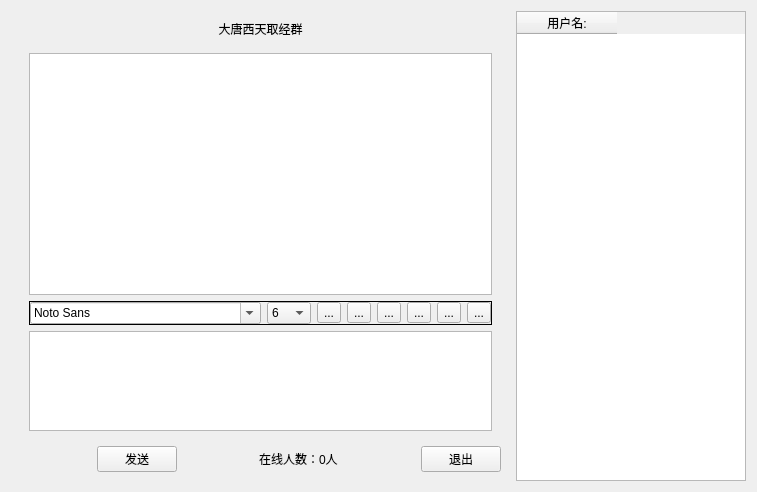
<?xml version="1.0" encoding="UTF-8"?>
<ui version="4.0">
 <class>Widget</class>
 <widget class="QWidget" name="Widget">
  <property name="geometry">
   <rect>
    <x>0</x>
    <y>0</y>
    <width>757</width>
    <height>492</height>
   </rect>
  </property>
  <property name="windowTitle">
   <string>Widget</string>
  </property>
  <layout class="QHBoxLayout" name="horizontalLayout_7">
   <item>
    <widget class="QWidget" name="widget_7" native="true">
     <layout class="QHBoxLayout" name="horizontalLayout_6">
      <property name="leftMargin">
       <number>0</number>
      </property>
      <property name="topMargin">
       <number>0</number>
      </property>
      <property name="rightMargin">
       <number>0</number>
      </property>
      <property name="bottomMargin">
       <number>0</number>
      </property>
      <item>
       <widget class="QWidget" name="widget_6" native="true">
        <layout class="QHBoxLayout" name="horizontalLayout_5">
         <property name="leftMargin">
          <number>0</number>
         </property>
         <property name="topMargin">
          <number>0</number>
         </property>
         <property name="rightMargin">
          <number>0</number>
         </property>
         <property name="bottomMargin">
          <number>0</number>
         </property>
         <item>
          <widget class="QWidget" name="widget_5" native="true">
           <layout class="QVBoxLayout" name="verticalLayout_2">
            <item>
             <widget class="QLabel" name="label">
              <property name="text">
               <string>大唐西天取经群</string>
              </property>
              <property name="alignment">
               <set>Qt::AlignCenter</set>
              </property>
             </widget>
            </item>
            <item>
             <widget class="QWidget" name="widget_4" native="true">
              <layout class="QHBoxLayout" name="horizontalLayout_3">
               <property name="leftMargin">
                <number>0</number>
               </property>
               <property name="topMargin">
                <number>0</number>
               </property>
               <property name="rightMargin">
                <number>0</number>
               </property>
               <property name="bottomMargin">
                <number>0</number>
               </property>
               <item>
                <widget class="QWidget" name="widget_2" native="true">
                 <layout class="QVBoxLayout" name="verticalLayout">
                  <item>
                   <widget class="QWidget" name="widget" native="true">
                    <layout class="QHBoxLayout" name="horizontalLayout">
                     <property name="leftMargin">
                      <number>0</number>
                     </property>
                     <property name="topMargin">
                      <number>0</number>
                     </property>
                     <property name="rightMargin">
                      <number>0</number>
                     </property>
                     <property name="bottomMargin">
                      <number>0</number>
                     </property>
                     <item>
                      <widget class="QTextBrowser" name="msgBrowser"/>
                     </item>
                    </layout>
                   </widget>
                  </item>
                  <item>
                   <widget class="QFrame" name="frame_2">
                    <property name="frameShape">
                     <enum>QFrame::Box</enum>
                    </property>
                    <layout class="QHBoxLayout" name="horizontalLayout_2">
                     <property name="leftMargin">
                      <number>0</number>
                     </property>
                     <property name="topMargin">
                      <number>0</number>
                     </property>
                     <property name="rightMargin">
                      <number>0</number>
                     </property>
                     <property name="bottomMargin">
                      <number>0</number>
                     </property>
                     <item>
                      <widget class="QFontComboBox" name="fontCbx">
                       <property name="currentFont">
                        <font>
                         <family>宋体</family>
                         <pointsize>6</pointsize>
                        </font>
                       </property>
                      </widget>
                     </item>
                     <item>
                      <widget class="QComboBox" name="sizeCbx">
                       <item>
                        <property name="text">
                         <string>6</string>
                        </property>
                       </item>
                       <item>
                        <property name="text">
                         <string>7</string>
                        </property>
                       </item>
                       <item>
                        <property name="text">
                         <string>8</string>
                        </property>
                       </item>
                       <item>
                        <property name="text">
                         <string>9</string>
                        </property>
                       </item>
                       <item>
                        <property name="text">
                         <string>10</string>
                        </property>
                       </item>
                       <item>
                        <property name="text">
                         <string>11</string>
                        </property>
                       </item>
                       <item>
                        <property name="text">
                         <string>12</string>
                        </property>
                       </item>
                      </widget>
                     </item>
                     <item>
                      <widget class="QToolButton" name="boldTbtn">
                       <property name="toolTip">
                        <string>加粗</string>
                       </property>
                       <property name="text">
                        <string>...</string>
                       </property>
                       <property name="icon">
                        <iconset resource="res.qrc">
                         <normaloff>:/images/bold.png</normaloff>:/images/bold.png</iconset>
                       </property>
                       <property name="checkable">
                        <bool>true</bool>
                       </property>
                      </widget>
                     </item>
                     <item>
                      <widget class="QToolButton" name="italicTbtn">
                       <property name="toolTip">
                        <string>倾斜</string>
                       </property>
                       <property name="text">
                        <string>...</string>
                       </property>
                       <property name="icon">
                        <iconset resource="res.qrc">
                         <normaloff>:/images/italic.png</normaloff>:/images/italic.png</iconset>
                       </property>
                       <property name="checkable">
                        <bool>true</bool>
                       </property>
                      </widget>
                     </item>
                     <item>
                      <widget class="QToolButton" name="underlineTbtn">
                       <property name="toolTip">
                        <string>下划线</string>
                       </property>
                       <property name="text">
                        <string>...</string>
                       </property>
                       <property name="icon">
                        <iconset resource="res.qrc">
                         <normaloff>:/images/under.png</normaloff>:/images/under.png</iconset>
                       </property>
                       <property name="checkable">
                        <bool>true</bool>
                       </property>
                      </widget>
                     </item>
                     <item>
                      <widget class="QToolButton" name="colorTbtn">
                       <property name="toolTip">
                        <string>颜色</string>
                       </property>
                       <property name="text">
                        <string>...</string>
                       </property>
                       <property name="icon">
                        <iconset resource="res.qrc">
                         <normaloff>:/images/color.png</normaloff>:/images/color.png</iconset>
                       </property>
                      </widget>
                     </item>
                     <item>
                      <widget class="QToolButton" name="saveTbtn">
                       <property name="toolTip">
                        <string>保存</string>
                       </property>
                       <property name="text">
                        <string>...</string>
                       </property>
                       <property name="icon">
                        <iconset resource="res.qrc">
                         <normaloff>:/images/save.png</normaloff>:/images/save.png</iconset>
                       </property>
                      </widget>
                     </item>
                     <item>
                      <widget class="QToolButton" name="clearTbtn">
                       <property name="toolTip">
                        <string>清空</string>
                       </property>
                       <property name="text">
                        <string>...</string>
                       </property>
                       <property name="icon">
                        <iconset resource="res.qrc">
                         <normaloff>:/images/clear.png</normaloff>:/images/clear.png</iconset>
                       </property>
                      </widget>
                     </item>
                    </layout>
                   </widget>
                  </item>
                  <item>
                   <widget class="QTextEdit" name="msgTxtEdit">
                    <property name="maximumSize">
                     <size>
                      <width>16777215</width>
                      <height>100</height>
                     </size>
                    </property>
                    <property name="sizeIncrement">
                     <size>
                      <width>0</width>
                      <height>0</height>
                     </size>
                    </property>
                   </widget>
                  </item>
                 </layout>
                </widget>
               </item>
              </layout>
             </widget>
            </item>
            <item>
             <widget class="QWidget" name="widget_3" native="true">
              <layout class="QHBoxLayout" name="horizontalLayout_4">
               <property name="leftMargin">
                <number>0</number>
               </property>
               <property name="topMargin">
                <number>0</number>
               </property>
               <property name="rightMargin">
                <number>0</number>
               </property>
               <property name="bottomMargin">
                <number>0</number>
               </property>
               <item>
                <spacer name="horizontalSpacer_3">
                 <property name="orientation">
                  <enum>Qt::Horizontal</enum>
                 </property>
                 <property name="sizeHint" stdset="0">
                  <size>
                   <width>40</width>
                   <height>20</height>
                  </size>
                 </property>
                </spacer>
               </item>
               <item>
                <widget class="QPushButton" name="sendBtn">
                 <property name="text">
                  <string>发送</string>
                 </property>
                </widget>
               </item>
               <item>
                <spacer name="horizontalSpacer">
                 <property name="orientation">
                  <enum>Qt::Horizontal</enum>
                 </property>
                 <property name="sizeHint" stdset="0">
                  <size>
                   <width>40</width>
                   <height>20</height>
                  </size>
                 </property>
                </spacer>
               </item>
               <item>
                <widget class="QLabel" name="userNumLbl">
                 <property name="text">
                  <string>在线人数：0人</string>
                 </property>
                </widget>
               </item>
               <item>
                <spacer name="horizontalSpacer_2">
                 <property name="orientation">
                  <enum>Qt::Horizontal</enum>
                 </property>
                 <property name="sizeHint" stdset="0">
                  <size>
                   <width>40</width>
                   <height>20</height>
                  </size>
                 </property>
                </spacer>
               </item>
               <item>
                <widget class="QPushButton" name="exitBtn">
                 <property name="text">
                  <string>退出</string>
                 </property>
                </widget>
               </item>
              </layout>
             </widget>
            </item>
           </layout>
          </widget>
         </item>
         <item>
          <widget class="QTableWidget" name="usrTblWidget">
           <column>
            <property name="text">
             <string>用户名:</string>
            </property>
           </column>
          </widget>
         </item>
        </layout>
       </widget>
      </item>
     </layout>
    </widget>
   </item>
  </layout>
 </widget>
 <resources>
  <include location="res.qrc"/>
 </resources>
 <connections/>
</ui>
